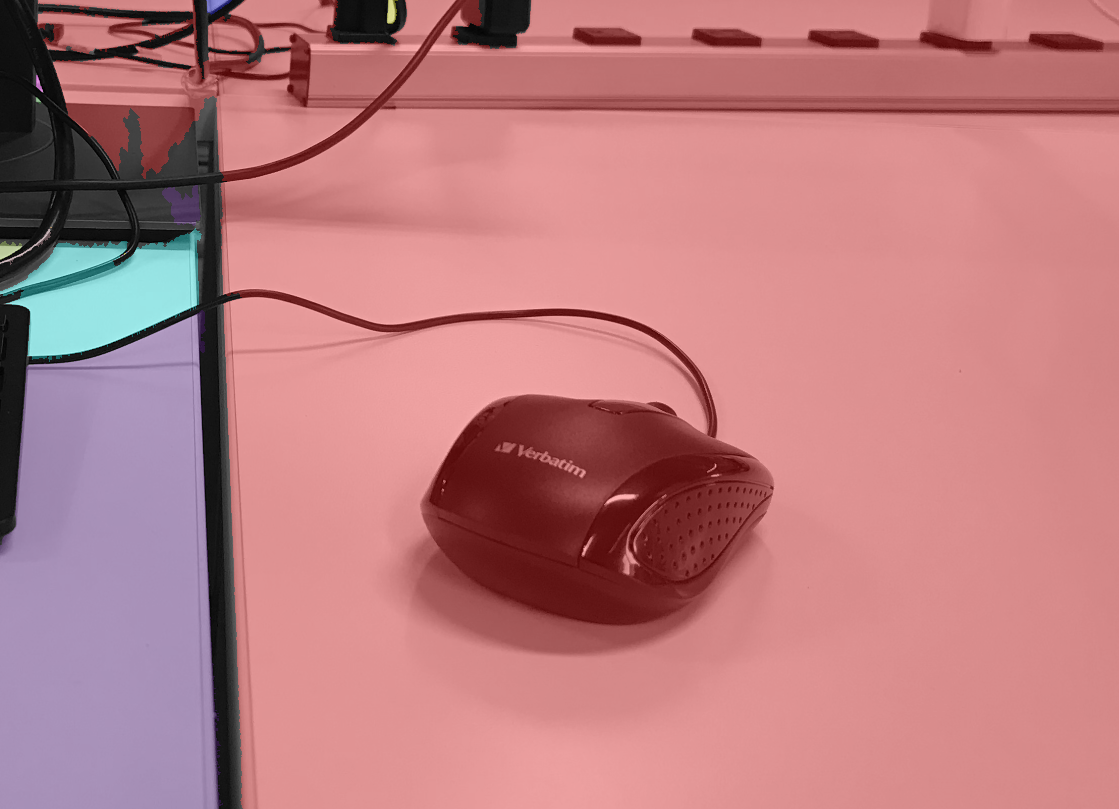

Write Python code to recreate this figure.
# code
import numpy as np
import matplotlib.pyplot as plt
from skimage.feature import canny
from skimage import data, color
from skimage.segmentation import watershed
from skimage.color import rgb2gray
import scipy.ndimage as nd
import cv2
plt.rcParams["figure.figsize"] = (12,8)

# load images and convert grayscale
# rocket = data.rocket()
rocket = cv2.imread("mouse.png")
rocket_wh = rgb2gray(rocket)

# apply edge segmentation
# plot canny edge detection
edges = canny(rocket_wh)
plt.imshow(edges, interpolation='gaussian')
plt.title('Canny detector')

# fill regions to perform edge segmentation
fill_im = nd.binary_fill_holes(edges)
plt.imshow(fill_im)
plt.title('Region Filling')

# Region Segmentation
# First we print the elevation map
elevation_map = nd.sobel(rocket_wh)
plt.imshow(elevation_map)

# Since, the contrast difference is not much. Anyways we will perform it
markers = np.zeros_like(rocket_wh)
markers[rocket_wh < 0.1171875] = 1 # 30/255
markers[rocket_wh > 0.5859375] = 2 # 150/255

plt.imshow(markers)
plt.title('markers')

# Perform watershed region segmentation
segmentation = watershed(elevation_map, markers)

plt.imshow(segmentation)
plt.title('Watershed segmentation')

# plot overlays and contour
segmentation = nd.binary_fill_holes(segmentation - 1)
label_rock, _ = nd.label(segmentation)
# overlay image with different labels
image_label_overlay = color.label2rgb(label_rock, image=rocket_wh)

fig, (ax1, ax2) = plt.subplots(1, 2, figsize=(24, 16), sharey=True)
ax1.imshow(rocket_wh)
ax1.contour(segmentation, [0.8], linewidths=1.8, colors='w')
ax2.imshow(image_label_overlay)

plt.imsave('watershed.png', image_label_overlay)
# fig.subplots_adjust(**margins)
